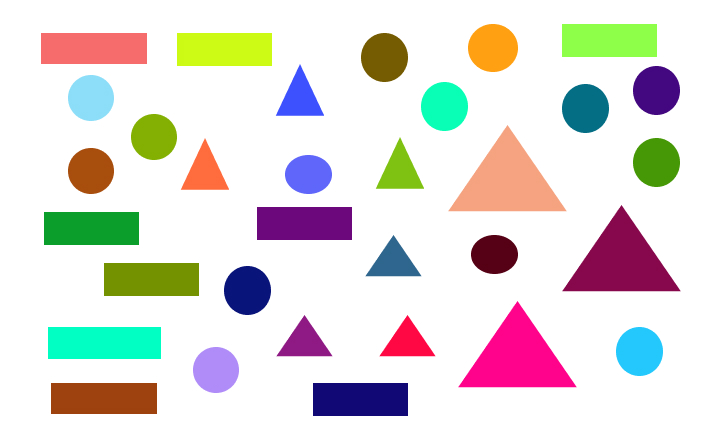
#> input picture 02-02-Detection/images/Group.jpg, 703 x 430 px, found by its file name
$ python weeks2.py
#> lines starting #> are read from the running program, lines starting #| are printed output that depends on the picture; after the words box and inside, x2 and y2 are one past the last pixel; in counts of white or black regions, pixels touching at a corner belong together
# import the necessary packages
import argparse
import imutils
import cv2

# load the input image (whose path was supplied via command line
# argument) and display the image to our screen
image = cv2.imread("Group.jpg")
#> image is the input picture: shape (430, 703, 3); mean B, G, R 216.4, 219.6, 223.8
cv2.imshow("Image", image)
cv2.waitKey(0)

# convert the image to grayscale
gray = cv2.cvtColor(image, cv2.COLOR_BGR2GRAY)
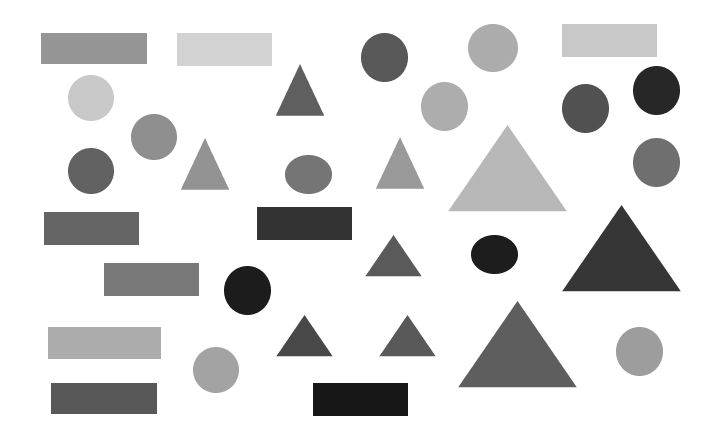
#> gray: shape (430, 703); min 23, max 255, mean 220.5
cv2.imshow("Gray", gray)
cv2.waitKey(0)

# applying edge detection we can find the outlines of objects in
# images
edged = cv2.Canny(gray, 30, 150)
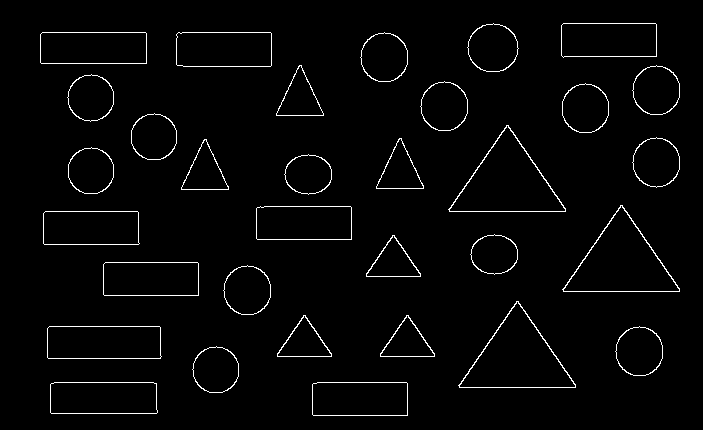
#> edged: shape (430, 703); 2.3% white in thin lines or dots, all inside (x1, y1, x2, y2) = (40, 23, 680, 416)
cv2.imshow("Edged", edged)
cv2.waitKey(0)

blurred = cv2.GaussianBlur(image, (11, 11), 0)
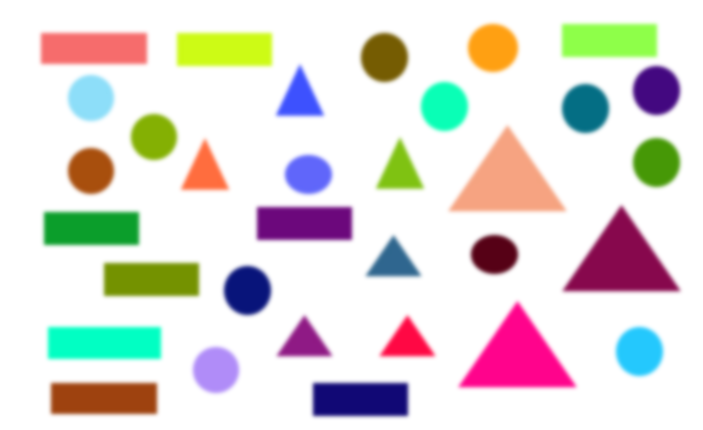
#> blurred: shape (430, 703, 3); mean B, G, R 216.4, 219.6, 223.8
cv2.imshow("Blurred", blurred)
cv2.waitKey(0)

# threshold the image by setting all pixel values less than 225
# to 255 (white; foreground) and all pixel values >= 225 to 255
# (black; background), thereby segmenting the image
thresh = cv2.threshold(gray, 225, 255, cv2.THRESH_BINARY_INV)[1]
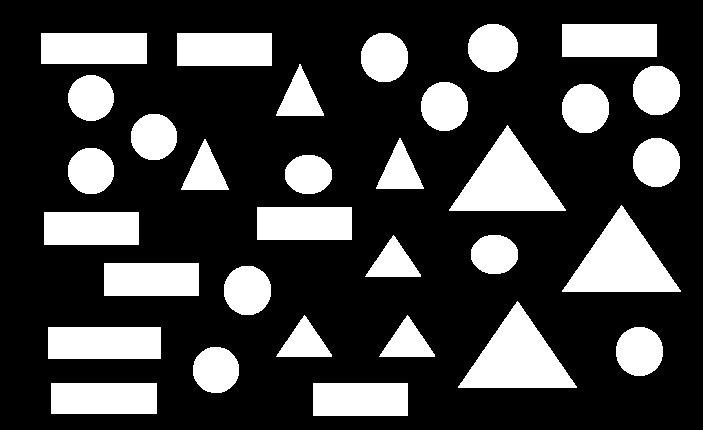
#> thresh: shape (430, 703); 25.4% white; 32 white regions
cv2.imshow("Thresh", thresh)
cv2.waitKey(0)

# find contours (i.e., outlines) of the foreground objects in the
# thresholded image
cnts = cv2.findContours(thresh.copy(), cv2.RETR_EXTERNAL,
	cv2.CHAIN_APPROX_SIMPLE)
#> cnts = 32 contours; largest, box (x1, y1, x2, y2) and area: (458, 301, 577, 388) 5117, (562, 205, 681, 292) 5117, (449, 125, 566, 211) 4965, (48, 327, 161, 359) 3472, (51, 383, 157, 414) 3150
cnts = imutils.grab_contours(cnts)
output = image.copy()

# loop over the contours
# for c in cnts:
# 	# draw each contour on the output image with a 3px thick purple
# 	# outline, then display the output contours one at a time
cv2.drawContours(output, cnts, -1, (240, 0, 159), 3)
cv2.imshow("Contours", output)
cv2.waitKey(0)

# draw the total number of contours found in purple
text = "I found {} objects!".format(len(cnts))
#> text = 'I found 32 objects!'
cv2.putText(output, text, (10, 25),  cv2.FONT_HERSHEY_SIMPLEX, 0.7,
	(240, 0, 159), 2)
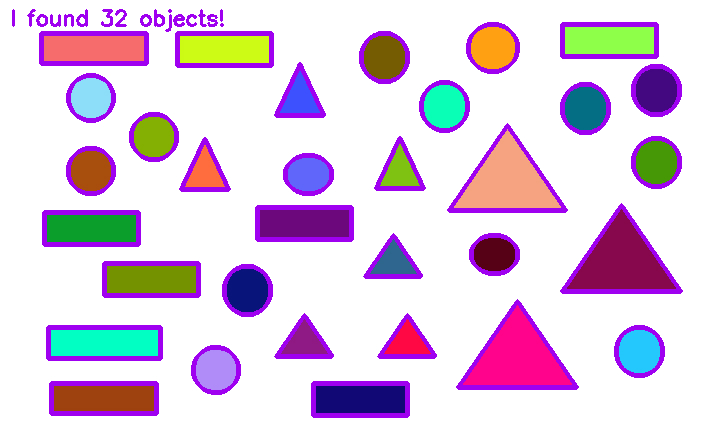
#> output: shape (430, 703, 3); mean B, G, R 223.2, 201, 220.9
cv2.imshow("Contours", output)
cv2.waitKey(0)

$ run again, with 02-02-Detection/images/Image.jpg copied over 02-02-Detection/images/Group.jpg
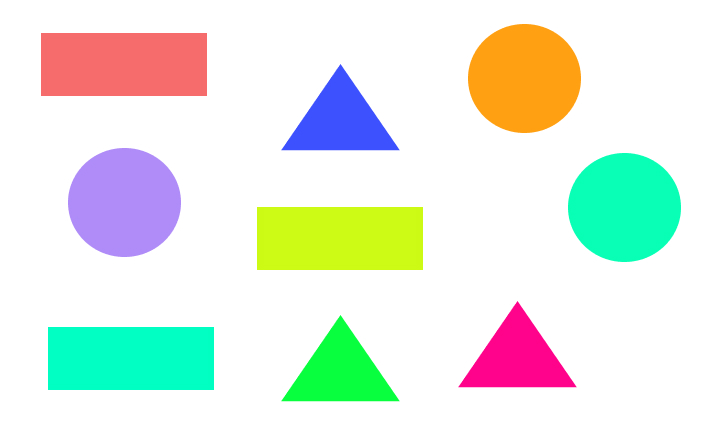
#> input picture 02-02-Detection/images/Image.jpg, 703 x 430 px, found by its file name
#> image is the input picture: shape (430, 703, 3); mean B, G, R 224.3, 235.8, 226.3
#> `edged = cv2.Canny(gray, 30, 150)`:
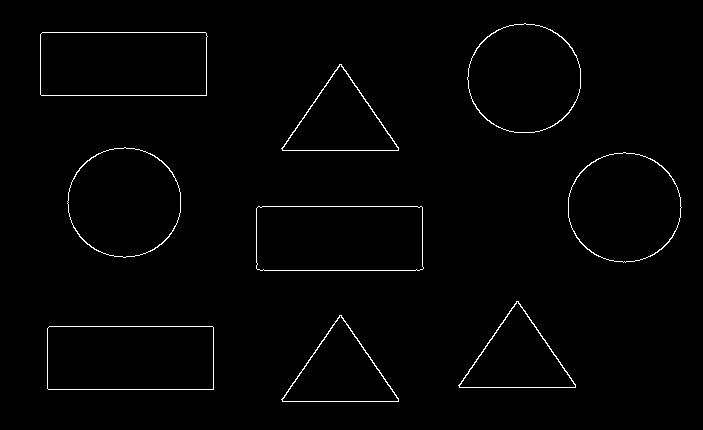
#> edged: shape (430, 703); 1.2% white in thin lines or dots, all inside (x1, y1, x2, y2) = (40, 23, 682, 402)
#> thresh: shape (430, 703); 25.2% white; 9 white regions
#> cnts = 9 contours; largest, box (x1, y1, x2, y2) and area: (48, 327, 214, 390) 10230, (257, 207, 423, 270) 10230, (41, 33, 207, 96) 10230, (68, 148, 181, 257) 9569, (568, 153, 681, 262) 9568
#> text = 'I found 9 objects!'
#> `cv2.putText(output, text, (10, 25),  cv2.FONT_HERSHEY_SIMPLEX, 0.7, (2..`:
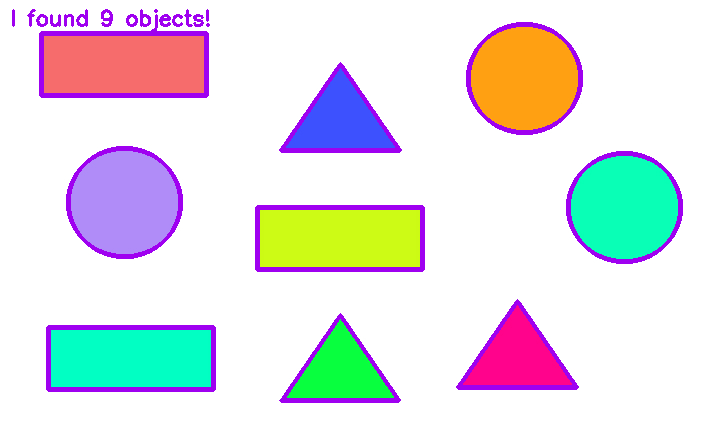
#> output: shape (430, 703, 3); mean B, G, R 227.2, 223.7, 224.3

$ run again, with 02-02-Detection/images/daun.jpg copied over 02-02-Detection/images/Group.jpg
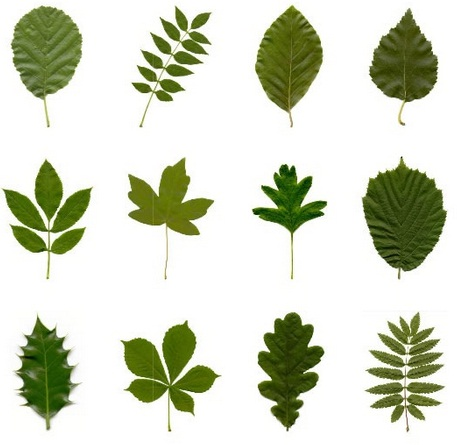
#> input picture 02-02-Detection/images/daun.jpg, 457 x 445 px, found by its file name
#> image is the input picture: shape (445, 457, 3); mean B, G, R 196, 215.2, 210.4
#> `edged = cv2.Canny(gray, 30, 150)`:
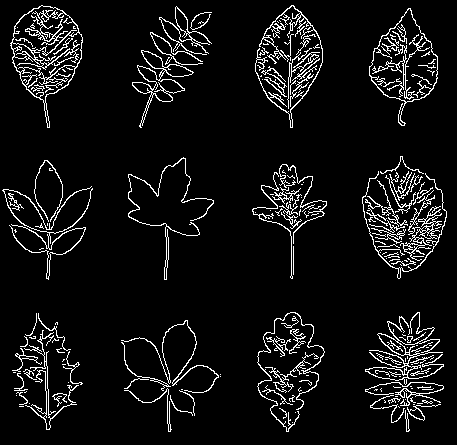
#> edged: shape (445, 457); 7.1% white in thin lines or dots
#> thresh: shape (445, 457); 26.2% white; 12 white regions
#> cnts = 12 contours; largest, box (x1, y1, x2, y2) and area: (361, 156, 447, 280) 6506, (10, 5, 83, 128) 4894, (255, 5, 324, 128) 4750, (120, 320, 222, 432) 4636, (257, 312, 325, 432) 4590
#> text = 'I found 12 objects!'
#> `cv2.putText(output, text, (10, 25),  cv2.FONT_HERSHEY_SIMPLEX, 0.7, (2..`:
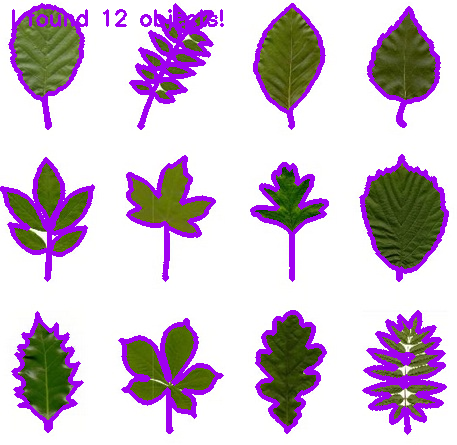
#> output: shape (445, 457, 3); mean B, G, R 207.9, 191.8, 208.1
